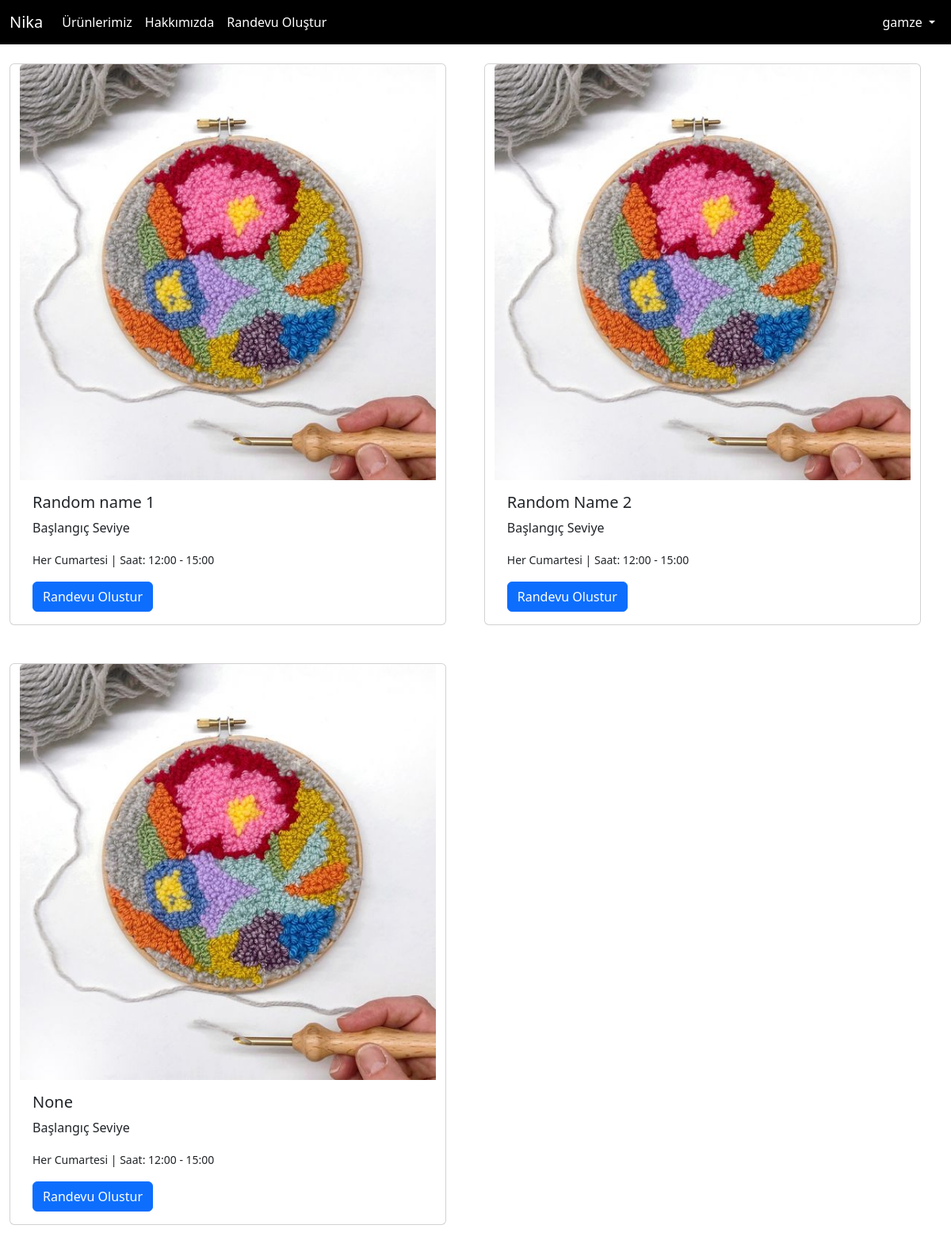
The page /randevuOlusturma (signed in) on the database its author committed.
### urunApp/models.py (models this page shows)
class Reservation(models.Model):
    user = models.ForeignKey(User, verbose_name=("Randevu Olusturan Kisi"), on_delete=models.CASCADE)
    title = models.CharField(("Adı"), max_length=50, null=True)
    tel = models.CharField(("Telefon Numarası"), max_length=50, null=True, blank=True)
    email = models.CharField(("Mail Adresi"), max_length=50, null=True, blank=True)
    date = models.DateField(("Tarih"), auto_now=False, auto_now_add=False)

### booking/views.py (the view)
# urls.py: path('randevuOlusturma', reservation, name='randevu'),
def reservation(request):
    context = {}
    randevuForm = GetReservation()
    if request.method == 'POST':
        pass
    else:
        context['form'] = randevuForm
        reservations = Reservation.objects.all()
        context["reservations"] = reservations
        return render(request, 'randevu.html', context)

### booking/templates/randevu.html (shortened to what this page needs)
{% extends "base.html" %}
{% load static %}
{% block site-icerigi %}
<div class="row">
    {% for reservation in reservations %}
    <div class="card m-4" style="width: 45%;">
        <img src="/urunApp/static/public/beginner.jpeg" class="card-img-top" alt="workshop">
        <div class="card-body">
          <h5 class="card-title">{{reservation.title}}</h5>
          <p class="card-text">Başlangıç Seviye</p>
          <small>Her Cumartesi | Saat: 12:00 - 15:00</small>
          <br>
          <span onclick="activeModal('{{reservation.id}}')" style="margin-top: 1rem;" class="btn btn-primary" data-bs-toggle="modal" data-bs-target="#exampleModal3">Randevu Olustur</span>
        </div>
      </div>
      {% endfor %}
</div>
{% endblock site-icerigi %}

### urunApp/templates/partials/_nav.html (shortened to what this page needs)
<nav class="navbar navbar-expand-lg" id="site-navbar">
    <div class="container-fluid">
      <a class="navbar-brand" href="{% url 'anasayfa' %}">Nika</a>
      <div class="collapse navbar-collapse" id="navbarSupportedContent">
        <ul class="navbar-nav me-auto mb-2 mb-lg-0">
          <li class="nav-item">
            <a class="nav-link" href="{% url 'urunlerimiz' %}">Ürünlerimiz</a>
          </li>
          <li class="nav-item">
            <a class="nav-link" href="{% url 'hakkimizda' %}">Hakkımızda</a>
          </li>
          <li class="nav-item">
            <a class="nav-link" href="{% url 'randevu' %}">Randevu Oluştur</a>
          </li>
        </ul>
      </div>
      <div class="collapse navbar-collapse" id="navbarSupportedContent">
        <ul class="navbar-nav ms-auto mb-2 mb-lg-0">
          {% if request.user.is_authenticated %}
          <li class="nav-item dropdown">
            <a class="nav-link dropdown-toggle" href="#" role="button" data-bs-toggle="dropdown" aria-expanded="false">
              {{request.user.username}}
            </a>
          </li>
          {% else %}
          <li class="nav-item"> <a class="nav-link" href="{% url 'user-login' %}">Giris Yap</a> </li>
          {% endif %}
        </ul>
      </div>
    </div>
  </nav>

### urunApp/static/style/style.css (style rules this page uses)
#site-navbar { background-color: black; color: white; }
#site-navbar * { color: inherit; }

### rows shown on the page
Reservation: title "Random name 1"
Reservation: title "Random Name 2"
Reservation: title "None"

### other values the page prints
{{ request.user.username }} "gamze"
